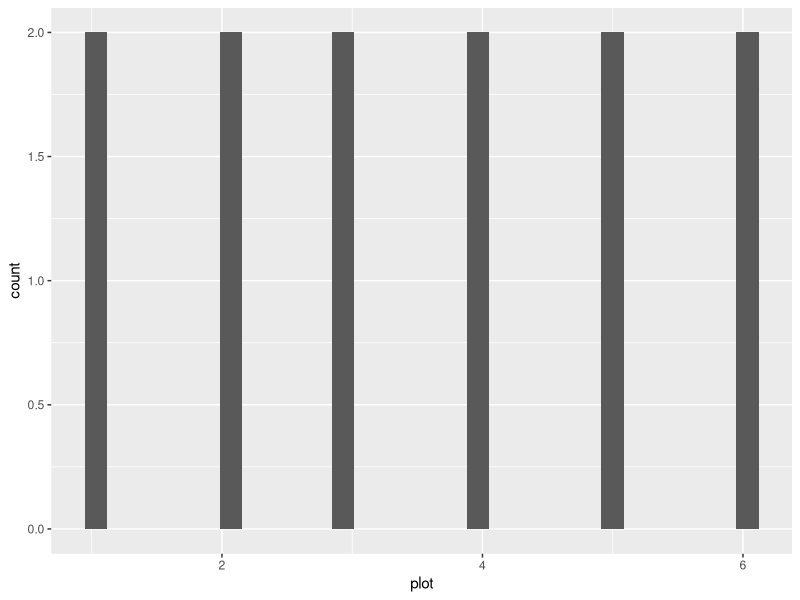
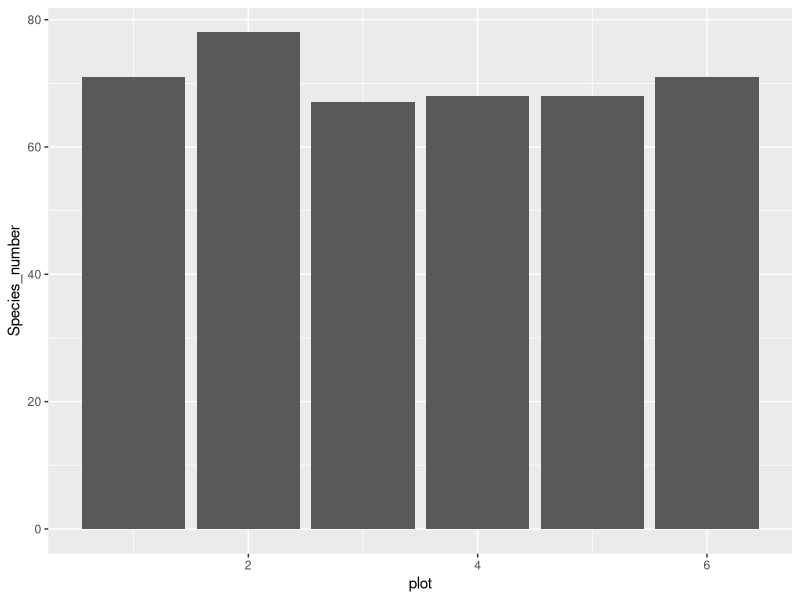
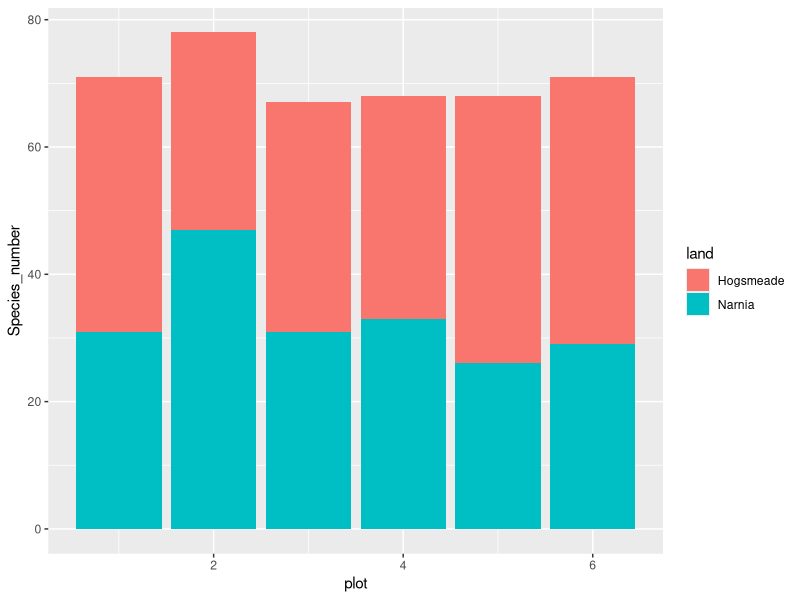
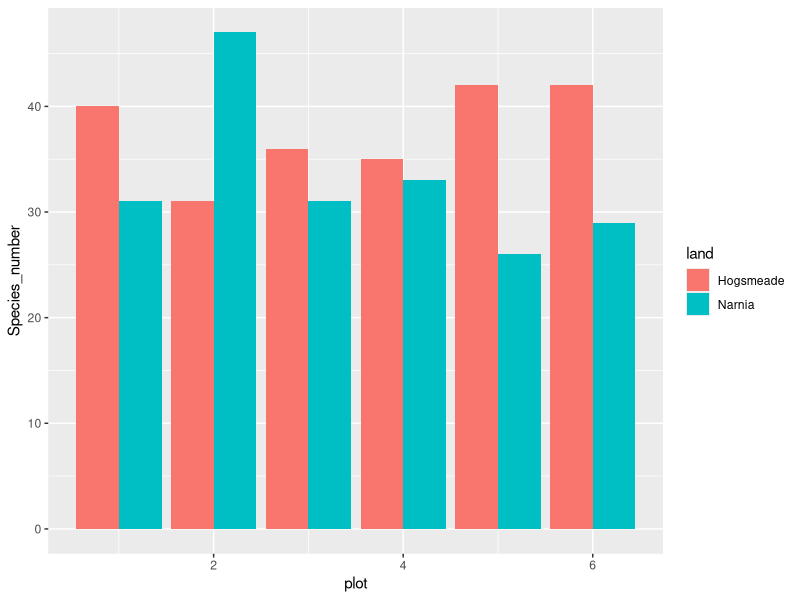
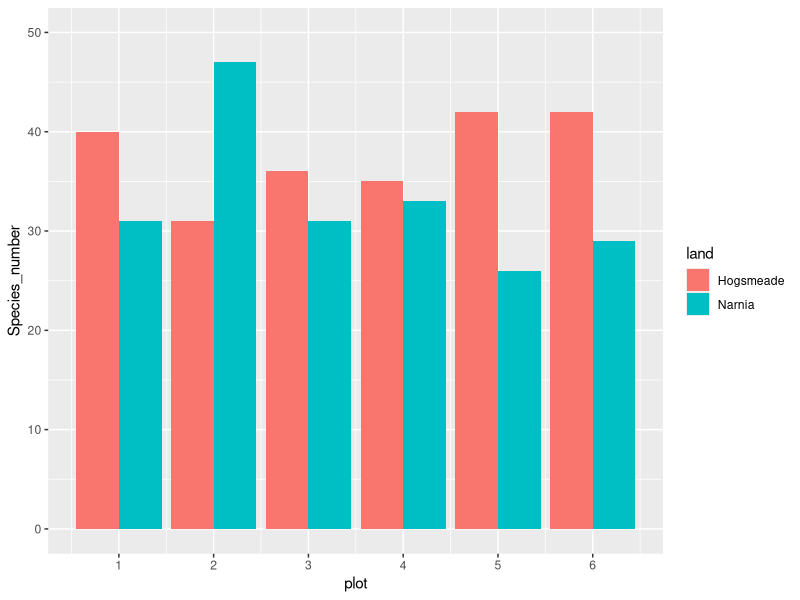
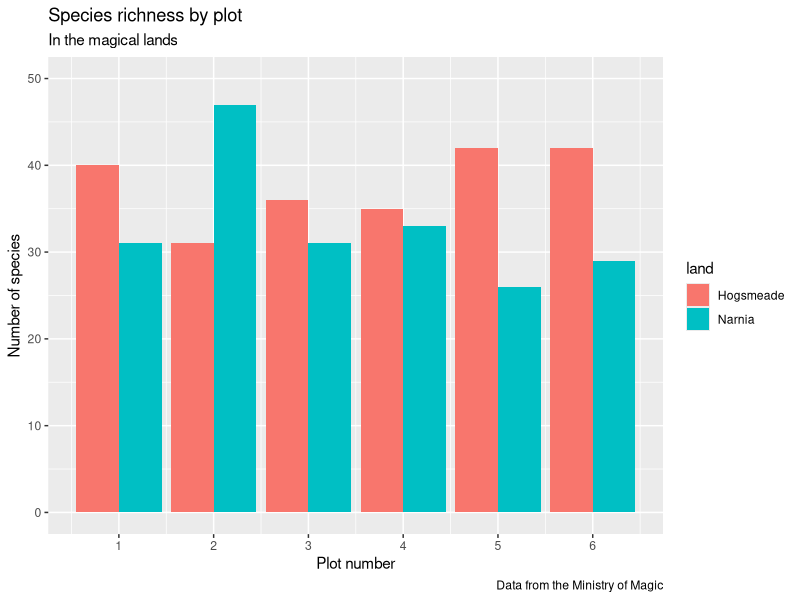
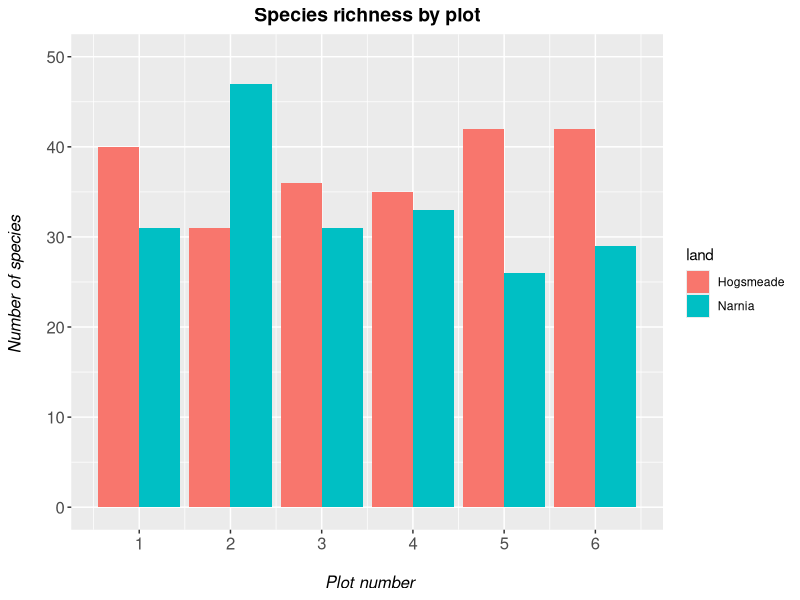
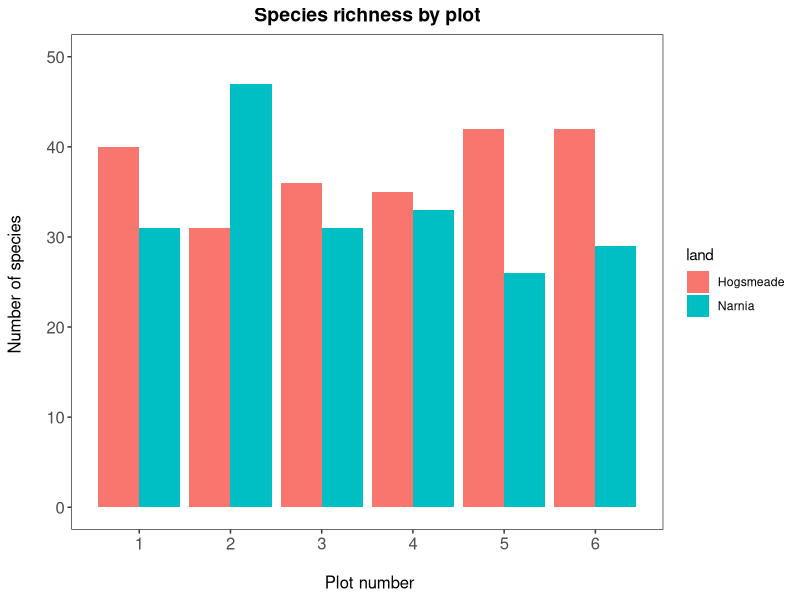

R code for these plots, in order:
# Coding club tutorial: data visualization 2 

# Loading packages ---- 

library(readr)
library(dplyr)
library(ggplot2)

# Loading and exploring data ---- 
magic_veg <- read_csv("data-vis-2/magic_veg.csv")

str(magic_veg)

# Creating and customising histograms: no of species per plot ---- 

species_counts <- magic_veg %>%
  group_by(land, plot) %>%
  summarise(Species_number = length(unique(species)))

# Normal way to make a histogram in ggplot2

(hist <- ggplot(species_counts, aes(x = plot)) +
  geom_histogram())

ggsave("data-vis-2/histwrong1.png")

# Fixing the counts 

(hist <- ggplot(species_counts, aes(x = plot, y = Species_number)) +
    geom_histogram(stat = "identity"))

ggsave("data-vis-2/histwrong2.png")

# Splitting the bar into the different locations, stacked

(hist <- ggplot(species_counts, aes(x = plot, y = Species_number, fill = land)) +
  geom_histogram(stat = "identity"))

ggsave("data-vis-2/histwrong3.png")

# Splitting the bar into the different locations, not stacked

(hist <- ggplot(species_counts, aes(x = plot, y = Species_number, fill = land)) +
    geom_histogram(stat = "identity", position = "dodge"))

ggsave("data-vis-2/histbase.png")

# Having the plot numbers show 1,2,3,4,5,6

(hist <- ggplot(species_counts, aes(x = plot, y = Species_number, fill = land)) +
    geom_histogram(stat = "identity", position = "dodge") + 
    scale_y_continuous(limits = c(0, 50)) +
    scale_x_continuous(breaks = c(1,2,3,4,5,6)))

ggsave("data-vis-2/histbase2.png")

# Beautifying the graph: adding title, subtitle, caption, axis labels 

(hist <- ggplot(species_counts, aes(x = plot, y = Species_number, fill = land)) +
    geom_histogram(stat = "identity", position = "dodge") +
    scale_y_continuous(limits = c(0, 50)) +
    scale_x_continuous(breaks = c(1,2,3,4,5,6)) + 
    labs(title = "Species richness by plot", 
         subtitle = "In the magical lands",
         caption = "Data from the Ministry of Magic", 
         x = "Plot number", y = "Number of species"))

ggsave("data-vis-2/histbeaut1a.png")

(hist <- ggplot(species_counts, aes(x = plot, y = Species_number, fill = land)) +
    geom_histogram(stat = "identity", position = "dodge") +
    scale_y_continuous(limits = c(0, 50)) +
    scale_x_continuous(breaks = c(1,2,3,4,5,6)) + 
    labs(title = "Species richness by plot", 
         x = "\n Plot number", y = "Number of species \n") + 
    theme(axis.text = element_text(size = 12), 
          axis.title = element_text(size = 12, face = "italic"), 
          plot.title = element_text(size = 14, hjust = 0.5, face = "bold")))

ggsave("data-vis-2/histbeaut1b.png")

# Beautifying graph: plot background - white, and remove lines 

(hist <- ggplot(species_counts, aes(x = plot, y = Species_number, fill = land)) +
    geom_histogram(stat = "identity", position = "dodge") + 
    scale_y_continuous(limits = c(0, 50)) +
    scale_x_continuous(breaks = c(1,2,3,4,5,6)) + 
    labs(title = "Species richness by plot", 
         x = "\n Plot number", y = "Number of species \n") + 
    theme_bw() +
    theme(panel.grid = element_blank(), 
          axis.text = element_text(size = 12), 
          axis.title = element_text(size = 12), 
          plot.title = element_text(size = 14, hjust = 0.5, face = "bold")))

ggsave("data-vis-2/histbeaut2.png")

# Beautifying the graph: fixing the legend

(hist <- ggplot(species_counts, aes(x = plot, y = Species_number, fill = land)) +
    geom_histogram(stat = "identity", position = "dodge") + 
    scale_y_continuous(limits = c(0, 50)) +
    scale_x_continuous(breaks = c(1,2,3,4,5,6)) + 
    scale_fill_manual(values = c("rosybrown1", "#deebf7"), 
                      breaks = c("Hogsmeade", "Narnia"),
                      labels = c("HOGSMEADE", "NARNIA"), 
                      name = "Land of Magic") +                 # Can change to null if u want
    labs(title = "Species richness by plot", 
         x = "\n Plot number", y = "Number of species \n") + 
    theme_bw() +
    theme(panel.grid = element_blank(), 
          axis.text = element_text(size = 12), 
          axis.title = element_text(size = 12), 
          plot.title = element_text(size = 14, hjust = 0.5, face = "bold"), 
          plot.margin = unit(c(0.5,0.5,0.5,0.5), units = , "cm"), 
          legend.position = "bottom", 
          legend.box.background = element_rect(color = "grey", size = 0.3)))

ggsave("data-vis-2/histbeaut-final.png")





# Creating boxplots ---- 

yearly_counts <- magic_veg %>%
  group_by(land, plot, year) %>%  
  summarise(Species_number = length(unique(species))) %>%
  ungroup() %>%
  mutate(plot = as.factor(plot))

View(yearly_counts)

(boxplot <- ggplot(yearly_counts, aes(plot, Species_number, fill = land)) +
  geom_boxplot())

ggsave("data-vis-2/boxbase.png")

(boxplot <- ggplot(yearly_counts, aes(x = plot, y = Species_number, fill = land)) +
  geom_boxplot() +
  scale_x_discrete(breaks = 1:6) +
  scale_fill_manual(values = c("rosybrown1", "#deebf7"),
                    breaks = c("Hogsmeade","Narnia"),
                    name="Land of magic",
                    labels=c("Hogsmeade", "Narnia")) +
  labs(title = "Species richness by plot", 
       x = "\n Plot number", y = "Number of species \n") + 
  theme_bw() + 
  theme() + 
  theme(panel.grid = element_blank(), 
        axis.text = element_text(size = 12), 
        axis.title = element_text(size = 12), 
        plot.title = element_text(size = 14, hjust = 0.5, face = "bold"), 
        plot.margin = unit(c(0.5,0.5,0.5,0.5), units = , "cm"), 
        legend.position = "bottom", 
        legend.box.background = element_rect(color = "grey", size = 0.3)))

ggsave("data-vis-2/boxbeaut1.png")

ggsave("data-vis-2/magical-sp-rich-boxplot1.png", width = 7, height = 5, dpi = 300)

# If I wanted Narnia to come before Hogsmeade

yearly_counts$land <- factor(yearly_counts$land, 
                             levels = c("Narnia", "Hogsmeade"),
                             labels = c("Narnia", "Hogsmeade"))

(boxplot <- ggplot(yearly_counts, aes(x = plot, y = Species_number, fill = land)) +
    geom_boxplot() +
    scale_x_discrete(breaks = 1:6) +
    scale_fill_manual(values = c("#deebf7", "rosybrown1"),
                      breaks = c("Narnia","Hogsmeade"),
                      name = "Land of magic",
                      labels = c("Narnia", "Hogsmeade")) +
    labs(title = "Species richness by plot", 
         x = "\n Plot number", y = "Number of species \n") + 
    theme_bw() + 
    theme() + 
    theme(panel.grid = element_blank(), 
          axis.text = element_text(size = 12), 
          axis.title = element_text(size = 12), 
          plot.title = element_text(size = 14, hjust = 0.5, face = "bold"), 
          plot.margin = unit(c(0.5,0.5,0.5,0.5), units = , "cm"), 
          legend.position = "bottom", 
          legend.box.background = element_rect(color = "grey", size = 0.3)))

ggsave("data-vis-2/boxbeaut2.png")

# If I wanted to reorder plot number to be 6 first, then 1234, 

yearly_counts$plot <- factor(yearly_counts$plot, 
                             levels = c("6", "1", "2", "3", "4", "5"),
                             labels = c("6", "1", "2", "3", "4", "5"))

(boxplot2 <- ggplot(yearly_counts, aes(x = plot, y = Species_number, fill = land)) +
    geom_boxplot() +
    scale_x_discrete(breaks = 1:6) +
    scale_fill_manual(values = c("#deebf7", "rosybrown1"),
                      breaks = c("Narnia","Hogsmeade"),
                      name = "Land of magic",
                      labels = c("Narnia", "Hogsmeade")) +
    labs(title = "Species richness by plot", 
         x = "\n Plot number", y = "Number of species \n") + 
    theme_bw() + 
    theme() + 
    theme(panel.grid = element_blank(), 
          axis.text = element_text(size = 12), 
          axis.title = element_text(size = 12), 
          plot.title = element_text(size = 14, hjust = 0.5, face = "bold"), 
          plot.margin = unit(c(0.5,0.5,0.5,0.5), units = , "cm"), 
          legend.position = "bottom", 
          legend.box.background = element_rect(color = "grey", size = 0.3)))

ggsave("data-vis-2/boxbeaut3.png")

# Mixed effect model results ----

heights <- magic_veg %>%
  filter(!is.na(height)) %>%  
  group_by(year, land, plot, id) %>%
  summarise(Max_Height = max(height)) %>%  # Calculating max height
  ungroup() %>%  # Need to ungroup so that the pipe doesn't get confused
  group_by(year, land, plot) %>%
  summarise(Height = mean(Max_Height))  # Calculating mean max height

# Basic scatterplot 

ggplot(heights, aes(year, Height, colour = land)) +
  geom_point() +
  theme_bw()

# Basic scatterplot with line through 

ggplot(heights, aes(year, Height, colour = land)) +
  geom_point() +
  theme_bw() +
  stat_smooth(method = "lm")

library(nlme)

# Using the square brackets to subset the data just for Hogsmeade
lm_heights <- lme(Height ~ year, random = ~1|year/plot, 
                  data = heights[heights$land == "Hogsmeade",])

summary(lm_heights)

# Using the square brackets to subset the data just for Narnia
lm_heights2 <- lme(Height ~ year, random = ~1|year/plot, 
                   data = heights[heights$land == "Narnia",])

summary(lm_heights2)

## Predictions for Hogsmeade

# Create a blank dataset with the years we want

mm.heights <- expand.grid(year = seq(1999, 2016, 1), Height = 0)  

# Create matrix of relevant effect sizes

mm <- model.matrix(terms(lm_heights), mm.heights)  

# Calculate height based on the relevant effect sizes

mm.heights$Height <- mm %*% fixef(lm_heights)  

pvar.mm.heights <- diag(mm %*% tcrossprod(vcov(lm_heights), mm))

# Add standard errors to the dataframe

mm.heights <- data.frame(mm.heights, 
                         plo = mm.heights$Height - 1.96*sqrt(pvar.mm.heights),
                         phi = mm.heights$Height + 1.96*sqrt(pvar.mm.heights))  

## Predictions for Narnia

# Create a blank dataset with the years we want

mm.heights2 <- expand.grid(year = seq(1999, 2016, 1), Height = 0)  

mm2 <- model.matrix(terms(lm_heights2), mm.heights2)  

mm.heights2$Height <- mm2 %*% fixef(lm_heights2)  

pvar.mm.heights2 <- diag(mm2 %*% tcrossprod(vcov(lm_heights2), mm2))

mm.heights2 <- data.frame(mm.heights2, 
                          plo = mm.heights2$Height - 1.96*sqrt(pvar.mm.heights2),
                          phi = mm.heights2$Height + 1.96*sqrt(pvar.mm.heights2)) 

ggplot(heights, aes(year, Height)) +
  geom_ribbon(data = mm.heights, mapping = aes(x = year, ymin = plo, ymax = phi)) +
  geom_line(data = mm.heights, mapping = aes(x = year)) +
  geom_ribbon(data = mm.heights2, mapping = aes(x = year, ymin = plo, ymax = phi)) +
  geom_line(data = mm.heights2, mapping = aes(x = year)) +
  geom_point(data = heights, aes(colour = factor(land))) +
  theme_bw()

(ggplot(heights, aes(year, Height)) +
  geom_ribbon(data = mm.heights, mapping = aes(x = year, ymin = plo, ymax = phi),
              fill = "rosybrown1", alpha = 0.4) +  
  geom_line(data = mm.heights, mapping = aes(x = year),
            colour = "#ff9999", size = 1) +  
  geom_ribbon(data = mm.heights2, mapping = aes(x = year, ymin = plo, ymax = phi), 
              fill = "#deebf7", alpha = 0.4) +
  geom_line(data = mm.heights2, mapping = aes(x = year), 
            colour = "#99b3ff", size = 1) +
  geom_point(data = heights, aes(colour = factor(land)), alpha = 0.8) + 
  scale_x_continuous(breaks = c(1999, 2004, 2009, 2013, 2014, 2015, 2016)) + 
  scale_colour_manual(values = c("#ff9999", "#99b3ff"),
                      breaks = c("Hogsmeade","Narnia"),
                      name = "Land of magic",
                      labels = c("Hogsmeade","Narnia")) + 
  labs(title = "Change in canopy heights from 1999 - 2016 in the land of magic", 
       x = "Year", y = "Mean canopy height") + 
  theme_bw() + 
  theme(panel.grid = element_blank(), 
        axis.text = element_text(size = 12), 
        axis.title = element_text(size = 12), 
        plot.title = element_text(size = 14, hjust = 0.5, face = "bold"), 
        plot.margin = unit(c(0.5,0.5,0.5,0.5), units = , "cm"), 
        legend.text = element_text(size = 11),
        legend.title = element_text(face = "bold"),
        legend.position = "bottom", 
        legend.box.background = element_rect(color = "grey", size = 0.3)))
  
  

